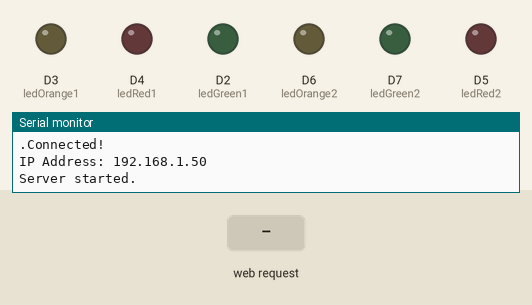
Bench run of a sketch on a simulated ESP8266 (NodeMCU). Shown: output pins drawn as LEDs (lit = HIGH), the last lines printed to the serial monitor. Dashed ring = blinking. Inputs (shaded band) come from the test bench. WiFi joins after 1.5 s; servers stay silent unless stated.

Above: at 11.2 s.
11.3 s: HTTP request GET /update received
At 12.3 s:
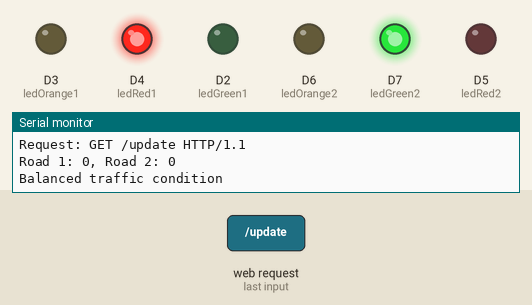
At 17.1 s:
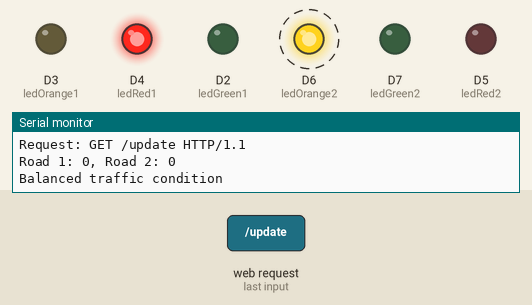
Timing chart, 0 to 26.3 s (numbered marks = the images above; inputs shaded):
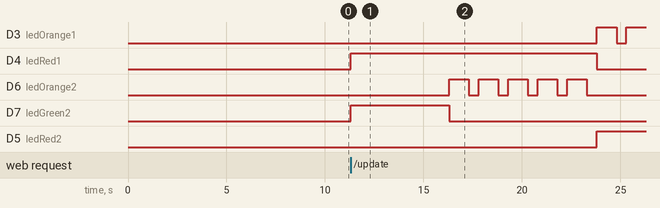

The sketch:

sketch_dec12a.ino
```cpp
#include <ESP8266WiFi.h>

// Configuration WiFi
const char* ssid = "";         // Remplace avec ton SSID
const char* password = ""; // Remplace avec ton mot de passe WiFi

WiFiServer server(80); // Serveur HTTP sur le port 80

// Pins pour les LEDs
const int ledRed1 = D4;   // D9 on arduini Wifi
const int ledGreen1 = D2; // D4
const int ledOrange1 = D3; // D8
const int ledRed2 = D5; //  D5
const int ledGreen2 = D7; // D7
const int ledOrange2 = D6; // D6

const int defaultGreenTime=5;
// const int orangeTime=5;
int greenTimeRoad1 = defaultGreenTime;
int greenTimeRoad2 = defaultGreenTime;

void setup() {
  // Initialisation des LEDs
  pinMode(ledRed1, OUTPUT);
  pinMode(ledGreen1, OUTPUT);
  pinMode(ledOrange1, OUTPUT);
  pinMode(ledRed2, OUTPUT);
  pinMode(ledGreen2, OUTPUT);
  pinMode(ledOrange2, OUTPUT);

  // Éteindre toutes les LEDs au départ
  digitalWrite(ledRed1, LOW);
  digitalWrite(ledGreen1, LOW);
  digitalWrite(ledOrange1, LOW);
  digitalWrite(ledRed2, LOW);
  digitalWrite(ledGreen2, LOW);
  digitalWrite(ledOrange2, LOW);

  // Connexion au WiFi
  Serial.begin(115200);
  WiFi.begin(ssid, password);
  Serial.print("Connecting to WiFi...");
  while (WiFi.status() != WL_CONNECTED) {
    delay(10000);
    Serial.println(WiFi.status());
    Serial.print(".");
  }
  Serial.println("Connected!");
  Serial.print("IP Address: ");
  Serial.println(WiFi.localIP());

  // Démarrage du serveur
  server.begin();
  Serial.println("Server started.");
}

void loop() {
  // Vérifier si un client est connecté
  WiFiClient client = server.available();
  if (!client) {
    return;
  }

  Serial.println("Client connected.");
  String request = client.readStringUntil('\r');
  Serial.println("Request: " + request);

  // Parse des données (format attendu : /update?road1=10&road2=5)
  if (request.indexOf("GET /update") >= 0) {
    int index1 = request.indexOf("road1=") + 6;
    int index2 = request.indexOf("&road2=");
    int road1 = request.substring(index1, index2).toInt();
    int road2 = request.substring(index2 + 7).toInt();
    Serial.printf("Road 1: %d, Road 2: %d\n", road1, road2);

if (abs(road1 - road2) <= 3) {
    // Trafic équilibré
    greenTimeRoad1 = defaultGreenTime;
    greenTimeRoad2 = defaultGreenTime;
    Serial.printf("Balanced traffic condition \n");
  } else if (road1 > road2) {
    // Plus de trafic sur route 1
    greenTimeRoad1 = defaultGreenTime + min(60, (road1 - road2) * 2);
    greenTimeRoad2 = defaultGreenTime;
    Serial.printf("Road 1 has more traffic. Green time = {%d} \n", greenTimeRoad1 );
  } else {
    // Plus de trafic sur route 2
    greenTimeRoad1 = defaultGreenTime;
    greenTimeRoad2 = defaultGreenTime + min(60, (road2 - road1) * 2);
    Serial.printf("Road 2 has more traffic. Green time = {%d} \n", greenTimeRoad2 );
  }


  digitalWrite(ledRed1, HIGH);   // Allumer rouge pour Feu 1
  digitalWrite(ledGreen2, HIGH); // Allumer vert pour Feu 2
  delay(greenTimeRoad2 * 1000 );               // Durée verte (20 secondes)

  // Transition Feu 2 à orange
  digitalWrite(ledGreen2, LOW);  // Éteindre vert pour Feu 2
  for (int i = 0; i < 5; i++) { // Clignoter orange 5 fois
    digitalWrite(ledOrange2, HIGH);
    delay(1000);
    digitalWrite(ledOrange2, LOW);
    delay(500);
  }
  digitalWrite(ledRed2, HIGH);   // Allumer rouge pour Feu 2

  // Transition Feu 1 à vert
  digitalWrite(ledRed1, LOW);    // Éteindre rouge pour Feu 1
  for (int i = 0; i < 5; i++) { // Clignoter orange 5 fois
    digitalWrite(ledOrange1, HIGH);
    delay(1000);
    digitalWrite(ledOrange1, LOW);
    delay(500);
  }
  digitalWrite(ledGreen1, HIGH); // Allumer vert pour Feu 1
    delay(greenTimeRoad1 * 1000 );                     // Durée verte (20 secondes)

  // Transition Feu 1 à orange
  digitalWrite(ledGreen1, LOW);  // Éteindre vert pour Feu 1
  for (int i = 0; i < 5; i++) { // Clignoter orange 5 fois
    digitalWrite(ledOrange1, HIGH);
    delay(1000);
    digitalWrite(ledOrange1, LOW);
    delay(500);
  }
  digitalWrite(ledRed1, HIGH);   // Allumer rouge pour Feu 1

  // Transition Feu 2 à vert
  digitalWrite(ledRed2, LOW);    // Éteindre rouge pour Feu 2
  for (int i = 0; i < 5; i++) { // Clignoter orange 5 fois
    digitalWrite(ledOrange2, HIGH);
    delay(1000);
    digitalWrite(ledOrange2, LOW);
    delay(500);
  }
  digitalWrite(ledGreen2, HIGH); // Allumer vert pour Feu 2


  // Réponse au client
  client.println("HTTP/1.1 200 OK");
  client.println("Content-Type: text/html");
  client.println("Connection: close");
  client.println();
  client.println("Traffic lights updated!");
  client.stop();
}
}
```

Measured:
- after the input at 11.3 s, D3 (ledOrange1): LOW → HIGH after 12.5 s, → LOW 1.0 s later, → HIGH 0.50 s later; D4 (ledRed1): LOW → HIGH at once, → LOW 12.5 s later
